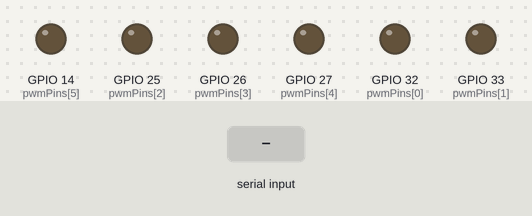
Simulated run of this sketch. Board: ESP32. Parts: output pins drawn as LEDs (lit = HIGH). The inputs (shaded band) are chosen by the test bench.

Above: at 1.2 s.
1.3 s: "90,45\n" received over Serial
At 1.9 s:
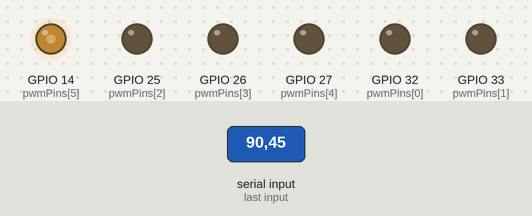
2.8 s: "30,150\n" received over Serial
At 3.1 s:
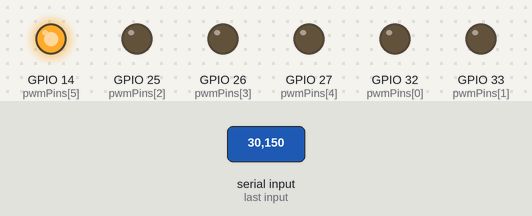
4.3 s: "1,90\n" received over Serial
At 5.4 s:
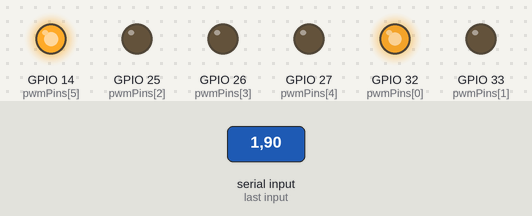
5.8 s: "90,45\n" received over Serial
At 6.6 s:
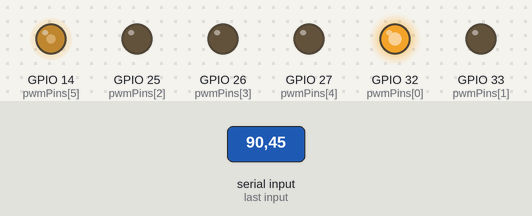
Timing chart, 0 to 8.3 s (numbered marks = the images above; inputs shaded):
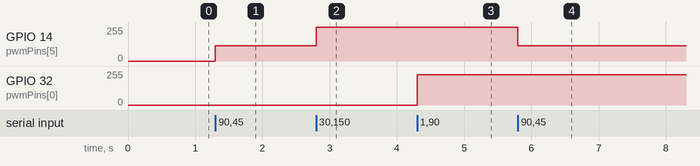

Measured:
- after the input at 1.3 s, GPIO 14 (pwmPins[5]): 0/255 → 114/255 at once
- after the input at 2.8 s, GPIO 14 (pwmPins[5]): 114/255 → 255/255 at once
- after the input at 4.3 s, GPIO 32 (pwmPins[0]): 0/255 → 228/255 at once
- after the input at 5.8 s, GPIO 14 (pwmPins[5]): 255/255 → 114/255 at once

The sketch:

peltier_6channel.ino
```cpp
/*
 * ESP32 펠티어 6채널 제어 + 요청 시 즉시 상태 응답
 *
 * 핀: GPIO 32, 33, 25, 26, 27, 14
 * PWM 주파수: 20kHz
 *
 * 제어 입력: "채널번호,퍼센트\n" (예: 3,30 -> 3번 채널 30%)
 * 상태 요청: "S" 입력 시, 현재 6채널 레벨(0~3)을 6자리로 즉시 응답
 *
 * 중요: baud rate 9600 (Python 데이터수집 스크립트와 반드시 일치해야 함)
 *
 * 회로:
 *   파워서플라이(+) 12V -> 퓨즈(1차, 20A) -> MOSFET Vin(+)
 *   ESP32 GPIO(PWM) -> MOSFET 게이트
 *   MOSFET Vout(+) -> 퓨즈(2차, 20A) -> 펠티어(+)
 *   MOSFET Vout(-) -> 펠티어(-) 직결
 *   파워서플라이(-), MOSFET GND, ESP32 GND -> 공통 GND 라인
 */

const int pwmPins[6] = {32, 33, 25, 26, 27, 14};
const int freq = 20000;
const int resolution = 8;

int currentDuty[6] = {0, 0, 0, 0, 0, 0};

void setup() {
  Serial.begin(9600);
  for (int i = 0; i < 6; i++) {
    ledcAttach(pwmPins[i], freq, resolution);
    ledcWrite(pwmPins[i], 0);
  }
}

int dutyToLevel(int duty) {
  int percent = duty * 100 / 255;
  if (percent == 0) return 0;
  else if (percent <= 33) return 1;
  else if (percent <= 66) return 2;
  else return 3;
}

void reportStatus() {
  for (int i = 0; i < 6; i++) {
    Serial.print(dutyToLevel(currentDuty[i]));
  }
  Serial.println();
}

void loop() {
  if (Serial.available()) {
    char firstChar = Serial.peek();

    if (firstChar == 'S') {
      Serial.read();
      reportStatus();
    } else {
      int channel = Serial.parseInt();
      Serial.read();
      int percent = Serial.parseInt();
      if (Serial.read() == '\n') {
        channel = constrain(channel, 1, 6) - 1;
        percent = constrain(percent, 0, 100);
        int duty = percent * 255 / 100;
        ledcWrite(pwmPins[channel], duty);
        currentDuty[channel] = duty;
      }
    }
  }
}
```
